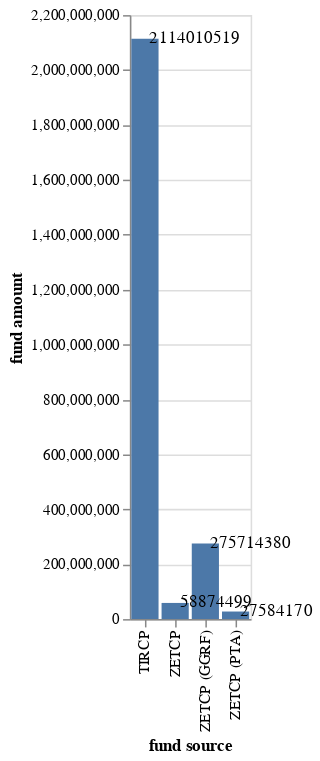

Notebook code cell kept with this figure:
### Code cell
make_bar(by_source[by_source["fund source"].isin(
    ["TIRCP", "ZETCP", "ZETCP (GGRF)", "ZETCP (PTA)"]
)], y_axis="fund amount", x_axis="fund source")

### Figure 1 — Vega-Lite specification as saved in the notebook (floating-point values rounded to 4 significant figures)
{"config": {"view": {"continuousWidth": 300, "continuousHeight": 300}}, "layer": [{"mark": {"type": "bar"}, "encoding": {"x": {"field": "fund source", "type": "nominal"}, "y": {"field": "fund amount", "type": "quantitative"}}}, {"mark": {"type": "text", "align": "left", "baseline": "middle", "dx": 3}, "encoding": {"text": {"field": "fund amount", "type": "quantitative"}, "x": {"field": "fund source", "type": "nominal"}, "y": {"field": "fund amount", "type": "quantitative"}}}], "data": {"name": "data-821c618b6202146cf5a5c4cb24c27031"}, "height": 400, "width": "container", "$schema": "https://vega.github.io/schema/vega-lite/v5.17.0.json", "datasets": {"data-821c618b6202146cf5a5c4cb24c27031": [{"fund source": "TIRCP", "fund amount": 2114010519, "rtpa": 30}, {"fund source": "ZETCP", "fund amount": 58874499, "rtpa": 3}, {"fund source": "ZETCP (GGRF)", "fund amount": 275714380, "rtpa": 26}, {"fund source": "ZETCP (PTA)", "fund amount": 27584170, "rtpa": 23}]}}
